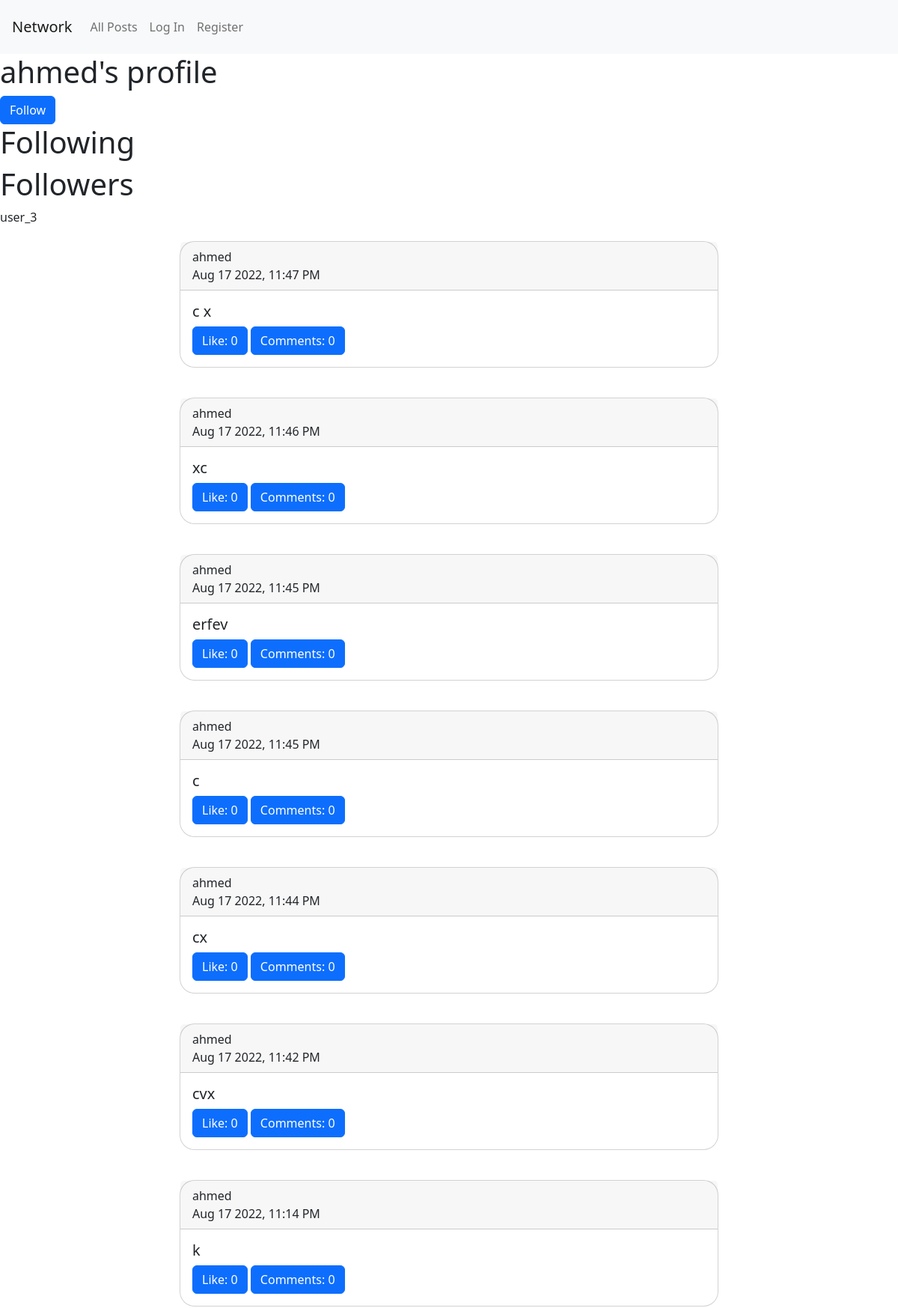
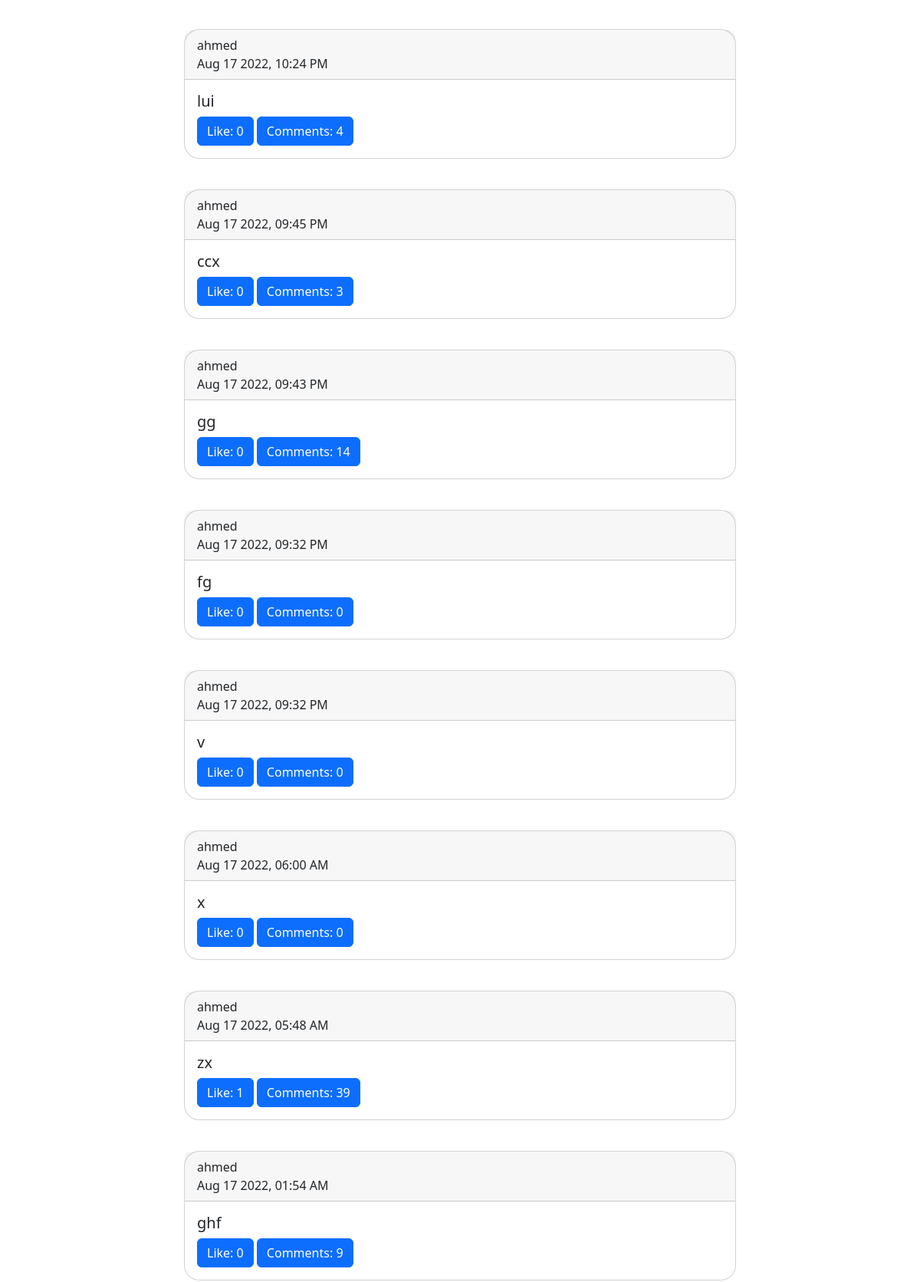
Page /profile/ahmed (upper part) on the committed database (2 pictures, top to bottom).
### network/models.py (models this page shows)
class User(AbstractUser):
    pass

class Post(models.Model):
    user_post = models.ForeignKey(User, on_delete=models.CASCADE,related_name="user_post", default="1")
    post = models.CharField(max_length=2000, null=False, blank=False, default="")
    timestamp = models.DateTimeField(auto_now_add=True)
    updated_at = models.DateTimeField(auto_now=True)
    def serialize(self):
        likes = len(self.liked_on.all())
        comments = self.commented_on.all()
        comments = [comment.serialize() for comment in comments]
        return {
            "id":self.id,
            "user_post":self.user_post.username,
            "post": self.post,
            "time":self.timestamp.strftime("%b %d %Y, %I:%M %p"),
            "likes":likes,
            "comments":comments,
            "how_many_comments":len(comments)
        }

### network/views.py (the view)
# urls.py: path("profile/<str:username>", views.profile, name="profile"),
def profile(request, username):
    if request.method == "GET":
        user = User.objects.get(username=username)
        profile = Profile.objects.get(pk=user.id)
        following = [user for user in profile.following.all()]
        followers = [user for user in profile.followers.all()]
        posts = Post.objects.filter(user_post=user)
        posts = posts.order_by("-timestamp").all()
        posts = [post.serialize() for post in posts]
        try:
            liked = Like.objects.filter(user_like=request.user)
            liked = [like.post.id for like in liked]
        except(Like.DoesNotExist, TypeError):
            liked=None
        return render(request, 'network/profile.html', {
            'following': following,
            'followers':followers,
             'profile':username,
             'posts':posts,
             'liked':liked
             })

### network/models.py (called while the page is built)
    def serialize(self):
        return {
            'comment': self.comment,
            'user_comment': self.user_comment.username
        }

### network/templates/network/profile.html (shortened to what this page needs)
{% extends "network/layout.html" %}
{% load static %}
{% block body %}
{% if user.username == profile %}
<h1>This is your profile</h1>
{% else %}
<h1>{{profile}}'s profile</h1>
{% endif %}
{% if user in followers %}
<button class="btn btn-primary" id="follow" data-type="unfollow" data-user="{{profile}}">Unfollow</button>
{% elif user.username != profile  %}
<button class="btn btn-primary" id="follow" data-type="follow" data-user="{{profile}}">Follow</button>
{% endif %}
<div id="following">
<h1> Following </h1>
</div>
<div id ="followers">
<h1> Followers </h1>
{% for user in followers %}
<a href="{% url 'profile' user %}" id="{{user}}">{{user}}</a>
{% endfor %}
</div>
<div id="all-posts">
    {% for post in posts %}
    <div class="card" id="post-card">
        <div class="card-header">
          <a href="{% url 'profile' post.user_post %}">{{post.user_post}}</a>
          <br>
          {{post.time}}
        </div>
        <div class="card-body">
          <h5 class="card-title">{{post.post}}</h5>
          {% if post.id in liked %}
          <button class="btn btn-primary" id="unlike" data-post="{{post.id}}">Unlike: {{post.likes}}</button>
          {% else %}
          <button class="btn btn-primary" id="like" data-post="{{post.id}}">Like: {{post.likes}}</button>
          {% endif %}
          <button class="btn btn-primary" id="show-comments">Comments: {{post.how_many_comments}}</button>
        </div>
    </div>
    {% endfor %}
</div>
{% endblock %}

### network/static/network/styles.css (style rules this page uses)
#post-card { display: flex; margin-top: 20px; margin-bottom: 20px; width:60%; border-radius: 20px; }
#all-posts { display: flex; flex-direction: column; align-items: center; }
a { all: unset; }

### rows in the picture
User: username "ahmed", user_post "ahmed" "ahmed" "ahmed" "ahmed" "ahmed" "ahmed" "ahmed" "ahmed" "ahmed" "ahmed" "ahmed" "ahmed" "ahmed" "ahmed" "ahmed"
User: username "user_3"
Post: post "c x"
Post: post "xc"
Post: post "erfev"
Post: post "c"
Post: post "cx"
Post: post "cvx"
Post: post "lui"
Post: post "ccx"
Post: post "gg"
Post: post "fg"
Post: post "zx"
Post: post "ghf"

### other values in the picture
{{ post.time }} "Aug 17 2022, 11:47 PM" "Aug 17 2022, 11:46 PM" "Aug 17 2022, 11:45 PM" "Aug 17 2022, 11:45 PM" "Aug 17 2022, 11:44 PM" "Aug 17 2022, 11:42 PM" "Aug 17 2022, 11:14 PM" "Aug 17 2022, 10:24 PM" "Aug 17 2022, 09:45 PM" "Aug 17 2022, 09:43 PM" "Aug 17 2022, 09:32 PM" "Aug 17 2022, 09:32 PM" "Aug 17 2022, 06:00 AM" "Aug 17 2022, 05:48 AM" "Aug 17 2022, 01:54 AM"
{{ post.likes }} "0" "0" "0" "0" "0" "0" "0" "0" "0" "0" "0" "0" "0" "1" "0"
{{ post.how_many_comments }} "0" "0" "0" "0" "0" "0" "0" "4" "3" "14" "0" "0" "0" "39" "9"
{{ post.post }} "k" "v" "x"
